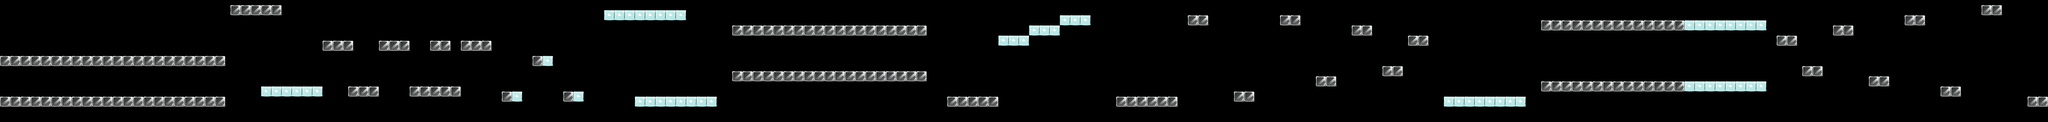

The image is a tile-based game level rendered from a .tmx file. Its description and source (layers, tilesets, objects; grid data summarised) follow:
An orthogonal 400x24 tile map with 32x32 px tiles, 1 tile layer (Wall) and 131 objects.

<map version="1.0" orientation="orthogonal" width="400" height="24" tilewidth="32" tileheight="32">
 <tileset firstgid="1" name="brick_lv3" tilewidth="32" tileheight="32">
  <image source="brick_lv3.png" width="384" height="64" />
 </tileset>
 <objectgroup name="brick_grass" width="400" height="24">
  <object x="2" y="354" width="1403" height="59" />
  <object x="2" y="610" width="1403" height="59" />
  <object x="1442" y="34" width="315" height="59" />
  <object x="6978" y="610" width="379" height="59" />
  <object x="9634" y="130" width="891" height="59" />
  <object x="9634" y="514" width="891" height="59" />
  <object x="4578" y="162" width="1211" height="59" />
  <object x="4578" y="450" width="1210" height="58" />
  <object x="11106" y="226" width="123" height="59" />
  <object x="11458" y="162" width="123" height="59" />
  <object x="11906" y="98" width="123" height="60" />
  <object x="11682" y="482" width="123" height="59" />
  <object x="12130" y="546" width="122" height="59" />
  <object x="5922" y="610" width="320" height="64" />
  <object x="2018" y="258" width="187" height="59" />
  <object x="2178" y="546" width="187" height="59" />
  <object x="2370" y="258" width="187" height="59" />
  <object x="2562" y="546" width="315" height="59" />
  <object x="2690" y="258" width="123" height="59" />
  <object x="2882" y="258" width="187" height="59" />
  <object x="3330" y="354" width="59" height="59" />
  <object x="3138" y="578" width="59" height="59" />
  <object x="3522" y="578" width="59" height="59" />
  <object x="8226" y="482" width="123" height="59" />
  <object x="8450" y="162" width="123" height="59" />
  <object x="7426" y="98" width="123" height="59" />
  <object x="7714" y="578" width="123" height="59" />
  <object x="8642" y="418" width="123" height="59" />
  <object x="8002" y="98" width="123" height="59" />
  <object x="8802" y="226" width="123" height="59" />
  <object x="11266" y="418" width="123" height="59" />
  <object x="12386" y="34" width="122" height="59" />
  <object x="12674" y="610" width="122" height="59" />
 </objectgroup>
 <objectgroup name="brick_ice" width="400" height="24">
  <object x="1632" y="544" width="64" height="64" />
  <object x="1696" y="544" width="64" height="64" />
  <object x="1760" y="544" width="64" height="64" />
  <object x="1824" y="544" width="64" height="64" />
  <object x="1888" y="544" width="64" height="64" />
  <object x="1952" y="544" width="64" height="64" />
  <object x="3202" y="578" width="59" height="59" />
  <object x="3394" y="354" width="59" height="59" />
  <object x="3586" y="578" width="59" height="59" />
  <object x="3778" y="66" width="59" height="59" />
  <object x="3842" y="66" width="59" height="59" />
  <object x="3970" y="66" width="59" height="59" />
  <object x="3906" y="66" width="59" height="59" />
  <object x="4098" y="66" width="59" height="59" />
  <object x="4034" y="66" width="59" height="59" />
  <object x="4162" y="66" width="59" height="59" />
  <object x="4226" y="66" width="59" height="59" />
  <object x="4290" y="610" width="59" height="59" />
  <object x="4354" y="610" width="59" height="59" />
  <object x="4418" y="610" width="59" height="59" />
  <object x="4226" y="610" width="59" height="59" />
  <object x="4034" y="610" width="59" height="59" />
  <object x="3970" y="610" width="59" height="59" />
  <object x="4162" y="610" width="59" height="59" />
  <object x="4098" y="610" width="59" height="59" />
  <object x="6242" y="226" width="59" height="59" />
  <object x="6306" y="226" width="59" height="59" />
  <object x="6370" y="226" width="59" height="59" />
  <object x="6498" y="162" width="59" height="59" />
  <object x="6434" y="162" width="59" height="59" />
  <object x="6562" y="162" width="59" height="59" />
  <object x="6690" y="98" width="59" height="59" />
  <object x="6626" y="98" width="59" height="59" />
  <object x="6754" y="98" width="59" height="59" />
  <object x="9026" y="610" width="59" height="59" />
  <object x="9346" y="609" width="59" height="59" />
  <object x="9282" y="609" width="59" height="59" />
  <object x="9218" y="610" width="59" height="59" />
  <object x="9473" y="609" width="59" height="59" />
  <object x="9409" y="609" width="59" height="59" />
  <object x="9090" y="610" width="59" height="59" />
  <object x="9154" y="610" width="59" height="59" />
  <object x="10722" y="514" width="59" height="59" />
  <object x="10914" y="514" width="59" height="59" />
  <object x="10850" y="514" width="59" height="59" />
  <object x="10658" y="514" width="59" height="59" />
  <object x="10531" y="514" width="59" height="59" />
  <object x="10978" y="514" width="59" height="59" />
  <object x="10595" y="514" width="59" height="59" />
  <object x="10786" y="514" width="59" height="59" />
  <object x="10978" y="130" width="59" height="59" />
  <object x="10850" y="130" width="59" height="59" />
  <object x="10594" y="130" width="59" height="59" />
  <object x="10914" y="130" width="59" height="59" />
  <object x="10786" y="130" width="59" height="59" />
  <object x="10530" y="130" width="59" height="59" />
  <object x="10658" y="130" width="59" height="59" />
  <object x="10722" y="130" width="59" height="59" />
 </objectgroup>
 <objectgroup name="diamond" width="400" height="24">
  <object x="480" y="512" />
  <object x="3232" y="544" />
  <object x="3360" y="544" />
  <object x="3488" y="544" />
  <object x="3616" y="544" />
  <object x="3744" y="544" />
  <object x="3872" y="544" />
  <object x="5088" y="384" />
  <object x="5184" y="384" />
  <object x="5280" y="384" />
  <object x="8481" y="351" />
  <object x="8705" y="356" />
  <object x="8991" y="478" />
  <object x="9280" y="546" />
  <object x="9503" y="542" />
  <object x="9856" y="448" />
  <object x="10144" y="448" />
  <object x="6272" y="448" />
  <object x="6878" y="445" />
  <object x="7424" y="320" />
  <object x="8163" y="351" />
 </objectgroup>
 <objectgroup name="heart" width="400" height="24">
  <object x="1760" y="256" />
  <object x="3872" y="192" />
 </objectgroup>
 <objectgroup name="spade" width="400" height="24" />
 <objectgroup name="club" width="400" height="24" />
 <layer name="Wall" width="400" height="24">
  <data>[9600 cells, 944 non-empty, 8 distinct tile ids]</data>
 </layer>
 <objectgroup name="icicle" width="400" height="24">
  <object x="706" y="418" width="59" height="59" />
  <object x="962" y="546" width="59" height="59" />
  <object x="1218" y="418" width="59" height="59" />
  <object x="4930" y="226" width="59" height="59" />
  <object x="5314" y="386" width="59" height="59" />
  <object x="5506" y="226" width="59" height="59" />
  <object x="5730" y="386" width="59" height="59" />
  <object x="7266" y="546" width="59" height="59" />
  <object x="10112" y="258" />
  <object x="10337" y="255" />
  <object x="9984" y="257" />
  <object x="9794" y="194" width="59" height="59" />
  <object x="9986" y="450" width="59" height="59" />
  <object x="10146" y="194" width="59" height="59" />
  <object x="10402" y="450" width="59" height="59" />
  <object x="10658" y="192" width="59" height="59" />
  <object x="10786" y="450" width="59" height="59" />
 </objectgroup>
</map>
